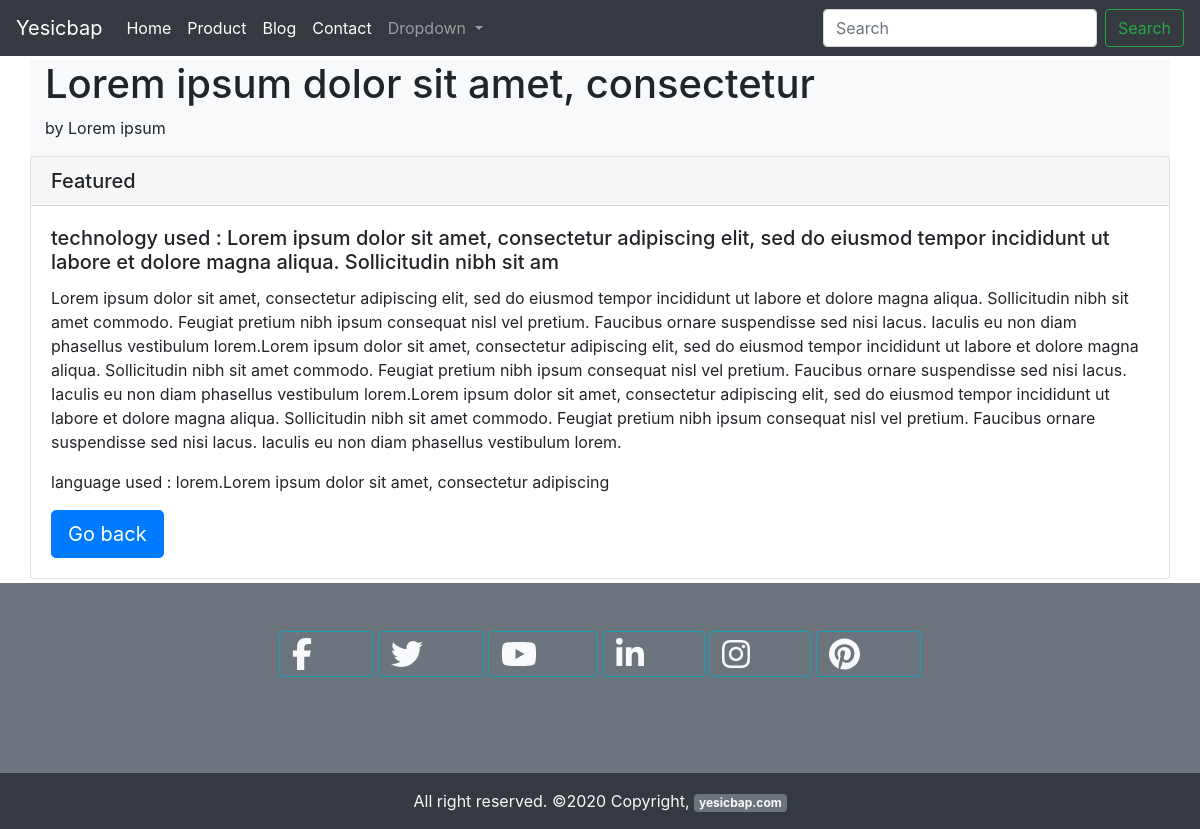
The app's page /product/product_home/6 with its own data.
### product/models.py (models this page shows)
class Product(models.Model):
    name = models.CharField(max_length=100)
    description = models.TextField(max_length=5000)
    thumbnail = models.ImageField(upload_to="product_image")
    developer = models.CharField(max_length=300)
    technology_used = models.CharField(max_length=1000)
    language = models.CharField(max_length=300)

### product/views.py (the view)
# urls.py: path('product_home/<int:pk>', views.ProductDetailView.as_view(), name='product_home_item'),
class ProductDetailView(DetailView):
    model = Product
    template_name = "product/product_item.html"

### product/templates/product/product_item.html (shortened to what this page needs)
{% extends 'core/core.html' %}
{% load static %}
{% block content %}
  <div class="container bg-light" style="margin-bottom: 4px; margin-top: 4px;">
    <h1>{{product.name}}</h1>
    <p>by {{product.developer}}</p>
      <div class="row">
          <div class="card">
              <h5 class="card-header">Featured</h5>
              <div class="card-body">
                <h5 class="card-title">technology used : {{product.technology_used}}</h5>
                <p class="card-text">{{product.description}}</p>
                <p>language used : {{product.language}}</p>
                <a href="{% url 'product_home' %}"><button type="button" class="btn btn-primary btn-lg">Go back</button></a>
              </div>
          </div>
      </div>
  </div>
{% endblock content %}

### records on screen
Product: name "Lorem ipsum dolor sit amet, consectetur", developer "Lorem ipsum", technology_used "Lorem ipsum dolor sit amet, consectetur adipiscing elit, sed do eiusmod tempor incididunt ut labore et dolore magna aliqua. Sollicitudin nibh sit am", description "Lorem ipsum dolor sit amet, consectetur adipiscing elit, sed do eiusmod tempor incididunt ut labore et dolore magna aliqua. Sollicitudin nibh sit amet commodo. Feugiat pretium nibh ipsum consequat nisl vel pretium. Faucibus ornare suspendisse sed nisi lacus. Iaculis eu non diam phasellus vestibulum lorem.Lorem ipsum dolor sit amet, consectetur adipiscing elit, sed do eiusmod tempor incididunt ut labore et dolore magna aliqua. Sollicitudin nibh sit amet commodo. Feugiat pretium nibh ipsum consequat nisl vel pretium. Faucibus ornare suspendisse sed nisi lacus. Iaculis eu non diam phasellus vestibulum lorem.Lorem ipsum dolor sit amet, consectetur adipiscing elit, sed do eiusmod tempor…", language "lorem.Lorem ipsum dolor sit amet, consectetur adipiscing"
